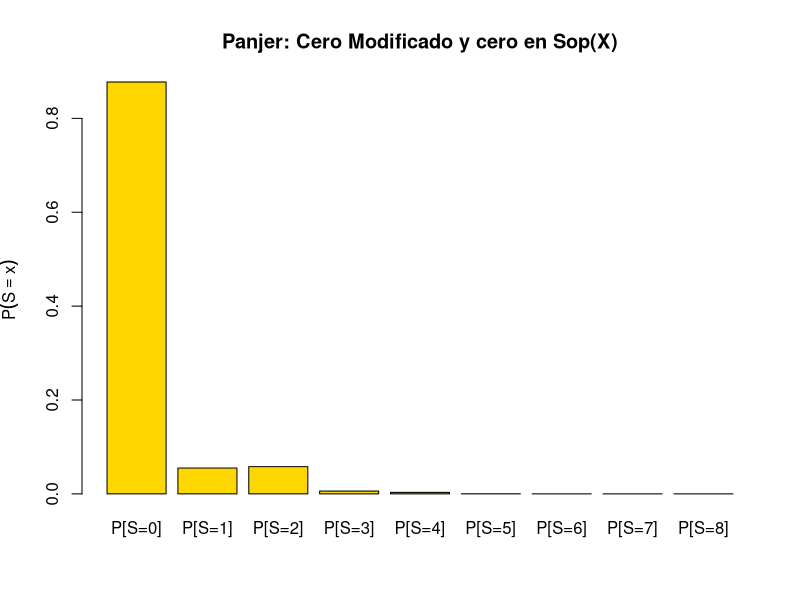

The R script that drew this image:
"
Tarea 3 - Ejercicios 8 y 9
"

# Función Panjer Cero Modificado
PanjerConCeroModificado <- function(r,a,b,f,p0,p1,p0m,g0,todo=F){
  
  "
  PARAMETROS:
  ---------------------------------------------------------
  * r:= Valor de la probabilidad deseada a calcular
  * g0 := P[S=0]
  * (a,b) := Parametros de la familia (a,b,0)
  * f := vector de probabilidades de Y (ordenadas desde 0)
  * p0, p1 := Probilidad en 0 y 1, respectivamente de la
  variable de la familia (a,b,0)
  * p0m := Probabilidad en 0 de la variable N*
  * todo := Booleano que indica si mostramos todas las
  probabilidades calculadas o s?lo la deseada (r)
  "
  
  #Creamos un vector auxiliar para las probas de S.
  g<-0:r
  names(g)<-0:r
  
  #Le ponemos nombres al vector de probas de f.
  names(f)<-0:(length(f)-1)
  
  # Panjer cero modificado
  
  for(s in 0:r){
    if(s==0){
      g["0"]=g0
    }else{aux = 0
    p1m <- ((1-p0m)/(1-p0))*p1 # P[N* = 1]
    for(j in 1:(min(s,length(f)-1))){
      aux = aux + ((a+b*j/s)*f[as.character(j)]*g[as.character(s-j)])/(1-a*f["0"])
    }
    aux2 = (p1m - (a+b)*p0m)*f[as.character(s)] / (1-a*f["0"])
    g[as.character(s)]=aux + aux2
    }
  }
  names(g)<-paste("P[S=",names(g),"]",sep = "")
  
  if(todo){
    return(g)
  }else{
    return(g[r+1])
  }
}

# Generadora de probabilidades de una binomial n,p en t
Gn<- function(t,n,p){
  x<- (1-p+p*t)^n
  return(x)
}


#Ejercicio: 

f<- c(12/18, 3/18, 3/18,0,0,0,0,0,0,0,0,0,0,0,0,0,0,0,0,0,0,0,0,0)
# Colocamos muchos 0, pues si la r que le damos a la funci?n pasa la cantidad de
# elementos en el vector entonces obtenemos NAN, y como la densidad de Y es 0 
# fuera del soporte, entonces dicho vector conserva las propiedades de la 
# densidad de Y.

n<- 4
p<- 1/5
a<- -p/(1-p)
b<- ((n+1)*p)/(1-p)
p0<- dbinom(x=0, size=n, prob=p) # Sabiendo que N~Binom(4, 1/5)
p1<- dbinom(x=1, size=n, prob=p)
p0m<- 0.7
g0<- 1 - (1-p0m)/(1-p0)*(1-Gn(t = f[1], n=n, p=p))

fS<-PanjerConCeroModificado(r=8,a=a,b=b,f=f,p0=p0,p1=p1,p0m=p0m,g0=g0,todo=T)
print("Las probabilidades están dadas por:")
print(fS)

# Suma 1
sprintf("Veamos que en efecto, suman 1: %f", sum(fS))

prob<- unname(fS)
# Media

media = 0
for(i in 0:8){
  media = media + i*prob[i+1]
}

sprintf("Mostremos la media: %f", media)
sprintf("Valor teórico: %f", 25/123)

# Segundo momento:
semo = 0
for(i in 0:8){
  semo = semo + (i^2)*prob[i+1]
}

sprintf("Mostremos el segundo momento: %f", semo)
sprintf("Valor teórico: %f", 295/738)

# Varianza

varianza = 0
for(i in 0:8){
  varianza = varianza + ((i-media)^2)*prob[i+1]
}

sprintf("Mostremos la varianza: %f", varianza)
sprintf("Varianza teórica: %f", 1835/15129 + 175/738)

# Histograma
barplot(fS, ylab=expression(P(S==x)), 
        main="Panjer: Cero Modificado y cero en Sop(X)",col="gold")

# Comparemos con el histograma del ejercicio 6